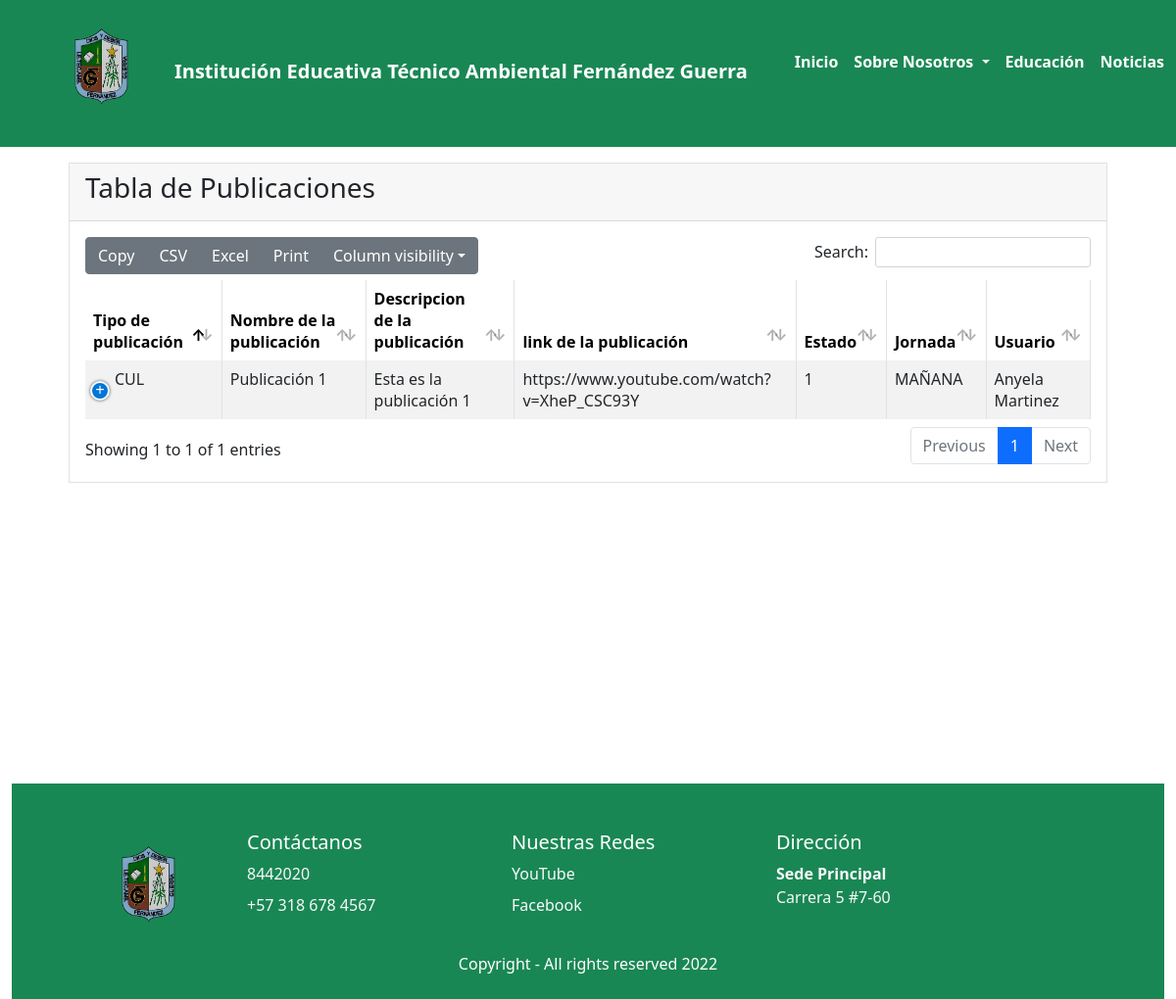
The app's page /publicaciones/, older data.
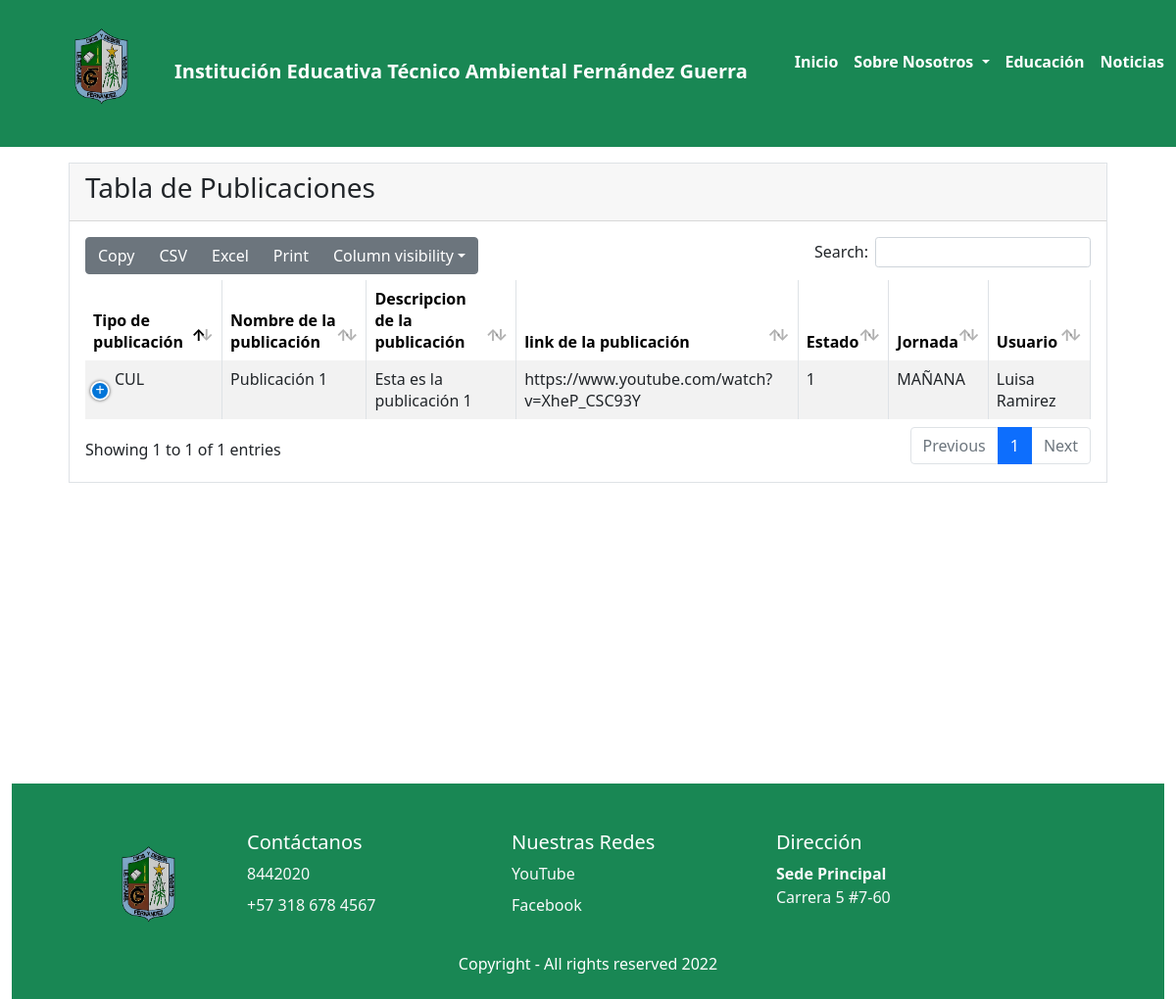
The same page, newer data.
### publicaciones/models.py (models this page shows, shortened)
class Publicacion(models.Model):
    class TipoPublicacion(models.TextChoices):
        Informativa='INF', _('Publicacion Informativa')
        Academica='ACA', _('Publicacion Academica')
        Cultural='CUL', _('Publicacion Cultural')
        Pedagica='PEDA', _('Publicacion Pedagodica')
    TipoPublicacion=models.CharField(max_length=20, choices=TipoPublicacion.choices , default=TipoPublicacion.Cultural, verbose_name="Tipo de Publicacion")
    nombrePubli=models.CharField(max_length=60, verbose_name="Nombre de la Publicación")
    descripPublic=models.CharField(max_length=60, verbose_name="Descripción de la Publicación")
    linkPubli=models.CharField(max_length=60, verbose_name="Link de la Publicación")
    class Estado(models.TextChoices):
        ACTIVO='1', _('Activo')
        INACTIVO='0', _('Inactivo')
    Estado=models.CharField(max_length=1,choices=Estado.choices, default=Estado.ACTIVO, verbose_name="Estado")
    class Jornada(models.TextChoices):
        JM='MAÑANA', _('Jornada Mañana')
        JT='TARDE', _('Jornada Tarde')
    Jornada=models.CharField(max_length=10,choices=Jornada.choices, default=Jornada.JM, verbose_name="Jornada")
    usuario=models.ForeignKey(Usuario, on_delete=models.CASCADE,verbose_name='Usuario')
    docente=models.ForeignKey(Docente, on_delete=models.CASCADE,verbose_name='Docente')
    grado=models.ForeignKey(Grado, on_delete=models.CASCADE,verbose_name='Grado')

### usuarios/models.py (models this page shows)
class Usuario(models.Model):
    class TipoDoc(models.TextChoices):
        CC='CC', _('Cédula de Ciudadanía')
        CE='CE', _('Cédula de Extranjería')
        PP='PP', _('Pasaporte')
    TipoDoc=models.CharField(max_length=3, choices=TipoDoc.choices , default=TipoDoc.CC, verbose_name="Tipo de Documento")
    numDoc=models.CharField(max_length=60, verbose_name="Número de Documento")
    nombres=models.CharField(max_length=60, verbose_name="Nombres")
    apellidos=models.CharField(max_length=60, verbose_name="Apellidos")
    class Jornada(models.TextChoices):
        JM='MAÑANA', _('Jornada Mañana')
        JT='TARDE', _('Jornada Tarde')
    Jornada=models.CharField(max_length=10,choices=Jornada.choices , default=Jornada.JM, verbose_name="Jornada")
    telefono=models.CharField(max_length=20, verbose_name="Teléfono")
    direccion=models.CharField(max_length=40, verbose_name="Dirección")
    correo=models.CharField(max_length=40, verbose_name="Correo Electrónico")
    class Genero(models.TextChoices):
        M='M', _('Masculino')
        F='F', _('Femenino')
        I='I', _('Indefinido')
    Genero=models.CharField(max_length=3,choices=Genero.choices, default=Genero.M, verbose_name="Género")
    class Rol(models.TextChoices):
        ADMIN='ADMIN', _('Administrador')
        DIRECTIVO='DIRECTIVO', _('Directivo')
        SECRETARIA='SECRETARIA', _('Secretaria')
    Rol=models.CharField(max_length=10,choices=Rol.choices, default=Rol.ADMIN, verbose_name="Rol")
    class Estado(models.TextChoices):
        ACTIVO='1', _('Activo')
        INACTIVO='0', _('Inactivo')
    Estado=models.CharField(max_length=1,choices=Estado.choices, default=Estado.ACTIVO, verbose_name="Estado")
    def __str__(self)->str:
        return "%s %s" %(self.nombres, self.apellidos)

### publicaciones/views.py (the view)
# urls.py: path('',publicacion,name="publicacion"),
def publicacion(request):
    titulo="Publicacion"
    publicacion= Publicacion.objects.all()
    context={
        'titulo':titulo,
        'publicacion':publicacion
}
    return render(request,'publicaciones/publicacion.html',context)

### docentes/models.py (called while the page is built)
        def __str__(self)->str:
           return "%s %s" %(self.nombres, self.apellidos)

### grado/models.py (called while the page is built)
    def __str__(self)->str:
        return "%s %s" %(self.nomGrado, self.numGrado)

### base/Templates/publicaciones/publicacion.html (shortened to what this page needs)
{% extends 'partials/body.html' %}
{% load static %}
{% block contenido %}
<div class="m-3 border">
    <div class="card-header">
        <h3 class="card-title">Tabla de Publicaciones</h3>
    </div>
    <div class="card-body">
        <div id="example1_wrapper" class="dataTables_wrapper dt-bootstrap4">
            <div class="row">
                <div class="col-sm-12">
                    <table id="example1" class="table table-bordered
                        table-striped dataTable dtr-inline"
                        aria-describedby="example1_info">
                        <thead>
                            <tr>
                                <th scope="col">Tipo de publicación</th>
                                <th scope="col">Nombre de la publicación</th>
                                <th scope="col">Descripcion de la publicación</th>
                                <th scope="col">link de la publicación</th>
                                <th scope="col">Estado</th>
                                <th scope="col">Jornada</th>
                                <th scope="col">Usuario</th>
                            </tr>
                        </thead>
                        <tbody>
                            {% for publicacion in publicacion %}
                            {% if publicacion.Estado != '0' %}
                            <tr class="odd">
                                <td class="sorting_1 dtr-control" tabindex="0">{{publicacion.TipoPublicacion}}</td>
                                <td>{{publicacion.nombrePubli}}</td>
                                <td>{{publicacion.descripPublic}}</td>
                                <td>{{publicacion.linkPubli}}</td>
                                <td>{{publicacion.Estado}}</td>
                                <td>{{publicacion.Jornada}}</td>
                                <td>{{publicacion.usuario}}</td>
                            </tr>
                            {% endif %}
                            {% endfor %}
                        </tbody>
                    </table>
                </div>
            </div>
        </div>
    </div>
</div>
{% endblock contenido %}

Row changes from the older to the newer data that the page shows:
changed through a linked row, Publicacion "CUL": usuario "Anyela Martinez" → "Luisa Ramirez"
